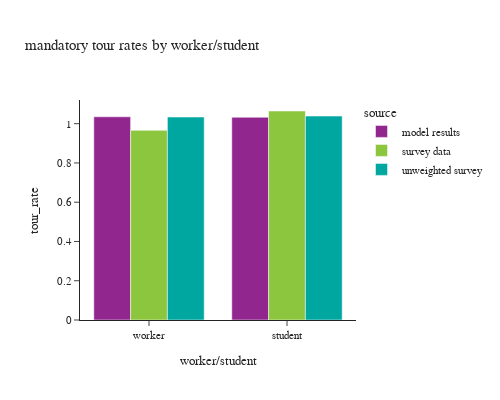

Here is the notebook cell this chart was saved with:
### Code cell
# worker tour rates
df_plot_w = w_tour_data.groupby(['source','tour_category'])[['tour_weight']].sum().reset_index(). \
    merge(df_worker_count, how='left', on='source')
df_plot_w['worker/student'] = "worker"
df_plot_s = s_tour_data.groupby(['source','tour_category'])[['tour_weight']].sum().reset_index(). \
    merge(df_student_count, how='left', on='source')
df_plot_s['worker/student'] = "student"

df_plot = pd.concat([df_plot_w,df_plot_s])
df_plot['tour_rate'] = df_plot['tour_weight']/df_plot['person_weight']

fig = px.bar(df_plot, x="worker/student", y="tour_rate", color="source",barmode="group",
             title="mandatory tour rates by worker/student")
fig.update_layout(height=400, width=500)
fig.show()

# fig = px.bar(df_plot, x="tour_category", y="tour_rate", color="source",barmode="group",
#              title="students: mandatory tour rates by tour type")
# fig.update_layout(height=400, width=500)
# fig.show()

### Figure 1 — Plotly figure (JSON) as saved in the notebook; plotly's stock layout.template omitted (floating-point values rounded to 4 significant figures)
{"data": [{"alignmentgroup": "True", "hovertemplate": "source=model results<br>worker/student=%{x}<br>tour_rate=%{y}<extra></extra>", "legendgroup": "model results", "marker": {"color": "#91268F", "pattern": {"shape": ""}}, "name": "model results", "offsetgroup": "model results", "orientation": "v", "showlegend": true, "textposition": "auto", "type": "bar", "x": ["worker", "student"], "xaxis": "x", "y": [1.035, 1.033], "yaxis": "y"}, {"alignmentgroup": "True", "hovertemplate": "source=survey data<br>worker/student=%{x}<br>tour_rate=%{y}<extra></extra>", "legendgroup": "survey data", "marker": {"color": "#8CC63E", "pattern": {"shape": ""}}, "name": "survey data", "offsetgroup": "survey data", "orientation": "v", "showlegend": true, "textposition": "auto", "type": "bar", "x": ["worker", "student"], "xaxis": "x", "y": [0.9662, 1.065], "yaxis": "y"}, {"alignmentgroup": "True", "hovertemplate": "source=unweighted survey<br>worker/student=%{x}<br>tour_rate=%{y}<extra></extra>", "legendgroup": "unweighted survey", "marker": {"color": "#00A7A0", "pattern": {"shape": ""}}, "name": "unweighted survey", "offsetgroup": "unweighted survey", "orientation": "v", "showlegend": true, "textposition": "auto", "type": "bar", "x": ["worker", "student"], "xaxis": "x", "y": [1.034, 1.039], "yaxis": "y"}], "layout": {"barmode": "group", "height": 400, "legend": {"title": {"text": "source"}, "tracegroupgap": 0}, "title": {"text": "mandatory tour rates by worker/student"}, "width": 500, "xaxis": {"anchor": "y", "domain": [0.0, 1.0], "title": {"text": "worker/student"}}, "yaxis": {"anchor": "x", "domain": [0.0, 1.0], "title": {"text": "tour_rate"}}}}
